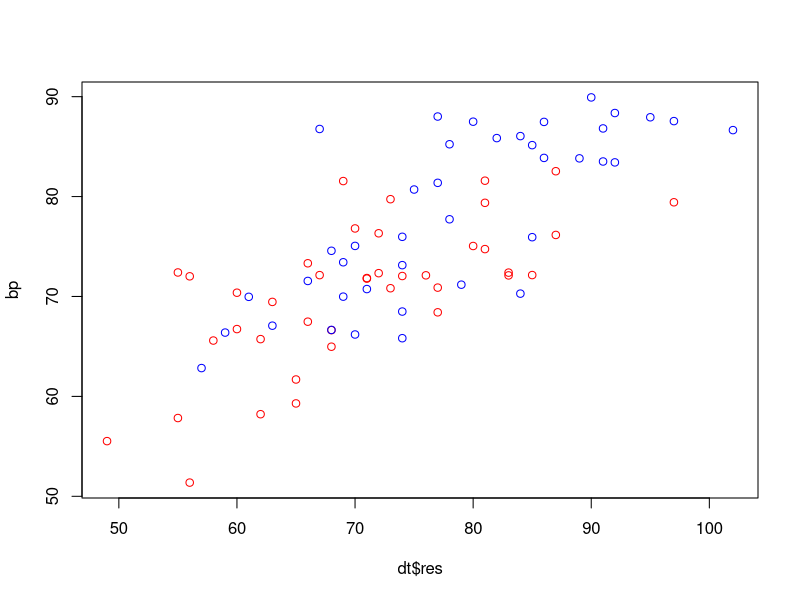

This figure's R source:
dt = read.table("1.txt", check.names = T)
#dt = as.matrix(dt)
#dt = t(dt)

res = dt[,1]
sex = dt[,2]
wep = dt[,3]
alh = dt[,4]
mt = dt[,2:4]#data.frame(sex, wep, alh)
length(sex)
#GLM
col=ifelse( sex == 'f','red','blue')

#res_sum = sum(dt[,1])
#x = cbind(dt[i,], res_sum - dt[i,])

#plot(alh,dt[,1],pch=16,col=ifelse( sex =='f','red','blue'))

m = res ~ sex*alh*wep# + sex:alh + sex:wep + alh:wep

pv.glm = anova(glm(m, family = 'poisson'), test = 'Chisq')#[-1, 5]

gm = glm(m)

x = seq(from=min(alh),to=max(alh),length.out = 100)
c = gm$coefficients

bp = predict(gm,mt,type = 'resp')

plot(dt$res, bp, col=ifelse(sex =='f','red','blue'))

#b = function(x){c[1]+c[3]*x+c[4]*x^2}
#l = function(x){c[1]+c[2]+(c[3]+c[5])*x+(c[4]+c[6])*x^2}
#lines(x,1/(1+exp(-b(x))),col='red')
#lines(x,1/(1+exp(-l(x))),col='green')